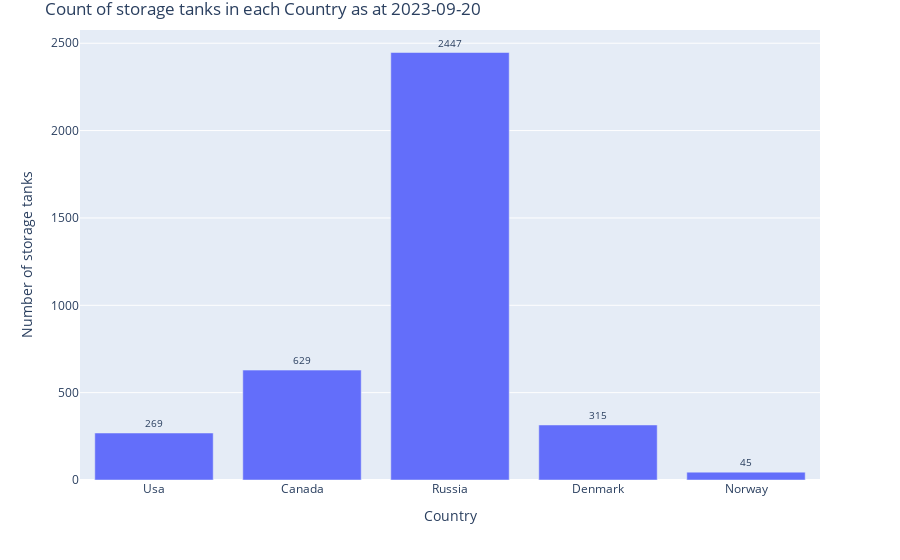

This figure's notebook cell:
### Markdown cell above
# `man_made=storage_tank`

### Code cell
import requests
import geopandas as gpd
import json
import plotly.express as px

URL = 'https://api.ohsome.org/v1/elements/count/groupBy/boundary'

# Read the GeoJSON file containing the bounding polygon
with open('data/boundary_cont_discon.geojson', 'r') as geojson_file:
    bounding_polygon_geojson = json.load(geojson_file)



# Define the request parameters and make the post request
data = {
"bpolys": json.dumps(bounding_polygon_geojson),  # Convert GeoJSON to JSON string
"time": "2023-09-20",
"filter": "man_made=storage_tank",
"format": "json"
 }

response = requests.post(URL, data=data)
results = response.json()
#print(results)
group_objects = [item['groupByObject'] for item in results['groupByResult']]
values = [item['result'][0]['value'] for item in results['groupByResult']]

# Create a bar chart using Plotly
fig = px.bar(x=group_objects, y=values, labels={'x': 'Group Object', 'y': 'Value'}, text=values)
fig.update_layout(
    title='Count of storage tanks in each Country as at 2023-09-20',
    xaxis_title='Country',
    yaxis_title='Number of storage tanks'
)

# Customize the text placement
fig.update_traces(texttemplate='%{text}',textfont=dict(size=10), textposition='outside')
fig.update_layout(margin=dict(t=30))
fig.show()

### Figure 1 — Plotly figure (JSON) as saved in the notebook; plotly's stock layout.template omitted (floating-point values rounded to 4 significant figures)
{"data": [{"alignmentgroup": "True", "hovertemplate": "Group Object=%{x}<br>Value=%{y}<br>text=%{text}<extra></extra>", "legendgroup": "", "marker": {"color": "#636efa", "pattern": {"shape": ""}}, "name": "", "offsetgroup": "", "orientation": "v", "showlegend": false, "text": [269, 629, 2447, 315, 45], "textfont": {"size": 10}, "textposition": "outside", "texttemplate": "%{text}", "type": "bar", "x": ["Usa", "Canada", "Russia", "Denmark", "Norway"], "xaxis": "x", "y": [269, 629, 2447, 315, 45], "yaxis": "y"}], "layout": {"autosize": true, "barmode": "relative", "legend": {"tracegroupgap": 0}, "margin": {"t": 30}, "title": {"text": "Count of storage tanks in each Country as at 2023-09-20"}, "xaxis": {"anchor": "y", "autorange": true, "domain": [0, 1], "range": [-0.5, 4.5], "title": {"text": "Country"}, "type": "category"}, "yaxis": {"anchor": "x", "autorange": true, "domain": [0, 1], "range": [0, 2576.0], "title": {"text": "Number of storage tanks"}, "type": "linear"}}}
